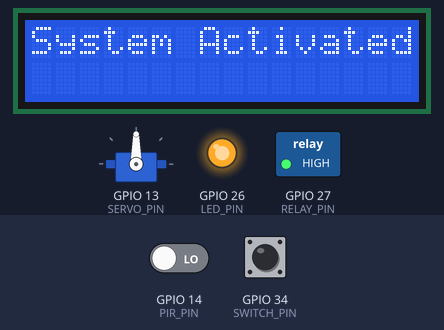
This sketch was run on a simulated ESP32. Parts: servo, 16×2 character LCD, switched loads named in the sketch (green lamp = pin HIGH), output pins drawn as LEDs (lit = HIGH). The test bench sets the inputs (shaded band); at power-on: GPIO 14 (PIR_PIN) LOW, GPIO 34 (SWITCH_PIN) HIGH.

Above: at 1.2 s.
1.3 s: GPIO 14 (PIR_PIN) driven HIGH
At 4.3 s:
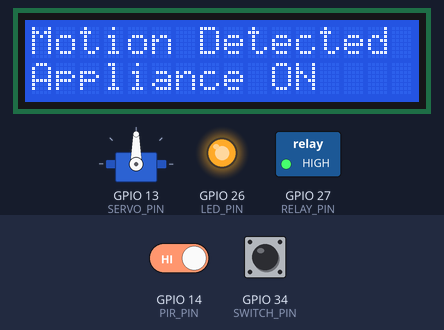
4.4 s: GPIO 34 (SWITCH_PIN) pulled LOW for 0.65 s
At 6.6 s:
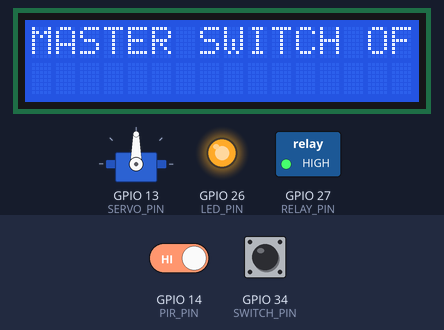
6.9 s: GPIO 34 (SWITCH_PIN) pulled LOW for 3.2 s
At 7.4 s:
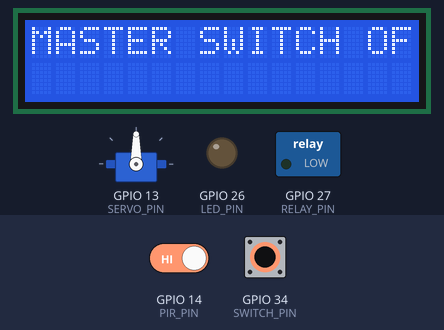
Timing chart, 0 to 12.5 s (numbered marks = the images above; inputs shaded):
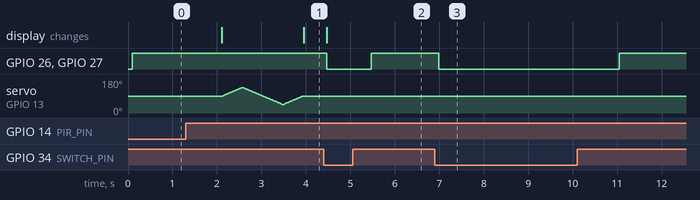

The sketch:

NO-MAN-NO-POWER-1ST.ino
```cpp
#include <Wire.h>
#include <RTClib.h>
#include <LiquidCrystal_I2C.h>
#include <ESP32Servo.h>

RTC_DS3231 rtc;
LiquidCrystal_I2C lcd(0x27, 16, 2);
Servo servo;

#define PIR_PIN 14
#define LED_PIN 26
#define RELAY_PIN 27
#define SERVO_PIN 13
#define SWITCH_PIN 34

unsigned long lastMotionTime = 0;
unsigned long motionTimeout = 30000;  // 30 seconds
bool motionDetected = false;
bool systemOn = false;

void setup() {
  pinMode(PIR_PIN, INPUT);
  pinMode(LED_PIN, OUTPUT);
  pinMode(RELAY_PIN, OUTPUT);
  pinMode(SWITCH_PIN, INPUT);
  digitalWrite(LED_PIN, LOW);
  digitalWrite(RELAY_PIN, LOW);

  servo.attach(SERVO_PIN);
  servo.write(90); // Center position

  Wire.begin();
  rtc.begin();
  lcd.init();
  lcd.backlight();
  lcd.setCursor(0, 0);
  lcd.print("System Ready");
}

void loop() {
  bool switchState = digitalRead(SWITCH_PIN) == HIGH;

  if (!switchState) {
    // Master switch OFF
    lcd.clear();
    lcd.setCursor(0, 0);
    lcd.print("MASTER SWITCH OFF");
    digitalWrite(LED_PIN, LOW);
    digitalWrite(RELAY_PIN, LOW);
    servo.detach();
    delay(1000);
    return;
  }

  // Master switch ON
  if (!systemOn) {
    // Run once on startup
    lcd.clear();
    lcd.setCursor(0, 0);
    lcd.print("System Activated");
    systemOn = true;
    lastMotionTime = millis(); // start timer immediately
    servo.attach(SERVO_PIN);
    servo.write(90);
    digitalWrite(LED_PIN, HIGH);
    digitalWrite(RELAY_PIN, HIGH);
    delay(2000);
  }

  // Motion Detection
  if (digitalRead(PIR_PIN) == HIGH) {
    lastMotionTime = millis();
    if (!motionDetected) {
      motionDetected = true;
      lcd.clear();
      lcd.setCursor(0, 0);
      lcd.print("Motion Detected");

      // Sweep servo
      for (int pos = 90; pos <= 135; pos++) {
        servo.write(pos);
        delay(10);
      }
      for (int pos = 135; pos >= 45; pos--) {
        servo.write(pos);
        delay(10);
      }
      for (int pos = 45; pos <= 90; pos++) {
        servo.write(pos);
        delay(10);
      }

      lcd.setCursor(0, 1);
      lcd.print("Appliance ON");
    }
  }

  // Check for inactivity
  if ((millis() - lastMotionTime > motionTimeout) && motionDetected) {
    motionDetected = false;
    lcd.clear();
    lcd.setCursor(0, 0);
    lcd.print("No Motion Found");
    lcd.setCursor(0, 1);
    lcd.print("Turning Off...");
    digitalWrite(LED_PIN, LOW);
    digitalWrite(RELAY_PIN, LOW);
  }

  // Keep appliance ON if timer not expired
  if (millis() - lastMotionTime <= motionTimeout) {
    digitalWrite(LED_PIN, HIGH);
    digitalWrite(RELAY_PIN, HIGH);
  }

  delay(500);
}
```

Measured:
- after the input at 1.3 s, the display: first changes after 0.81 s (image 1 shows a later state)
- after the input at 4.4 s, GPIO 26 (LED_PIN), GPIO 27 (RELAY_PIN): HIGH → LOW after 0.07 s, → HIGH 1.0 s later; the display: changes after 0.07 s (image 2)
- after the input at 6.9 s, GPIO 26 (LED_PIN), GPIO 27 (RELAY_PIN): HIGH → LOW after 0.09 s, → HIGH 4.1 s later
